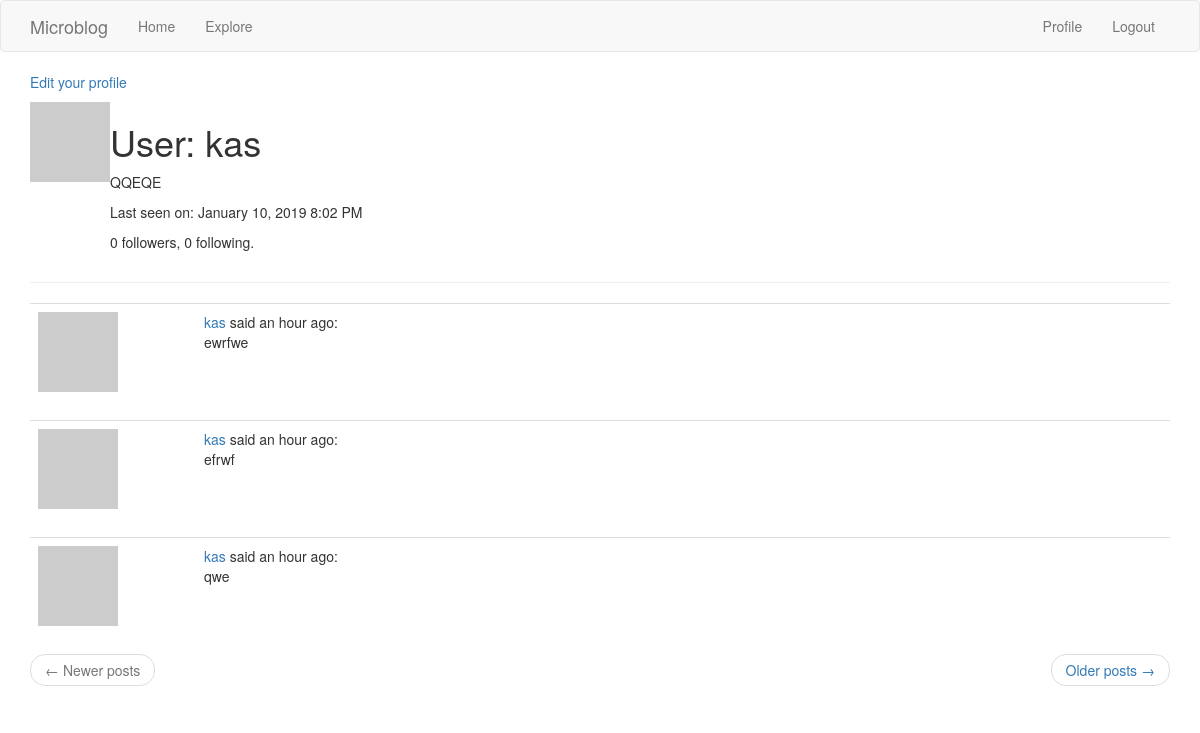
The page /user/kas (signed in) on the database its author committed.
### app_dir/models.py (models this page shows, shortened)
class User(UserMixin, db.Model):
    id = db.Column(db.Integer, primary_key=True)
    username = db.Column(db.String(64), index=True, unique=True)
    email = db.Column(db.String(120), index=True, unique=True)
    password_hash = db.Column(db.String(128))
    posts = db.relationship('Post', backref='author', lazy='dynamic')
    about_me = db.Column(db.String(140))
    last_seen = db.Column(db.DateTime, default=datetime.utcnow)
    followed = db.relationship(
        'User', secondary=followers,
        primaryjoin=(followers.c.follower_id == id),
        secondaryjoin=(followers.c.followed_id == id),
        backref=db.backref('followers', lazy='dynamic'), lazy='dynamic')
    def avatar(self, size):
        digest = md5(self.email.lower().encode('utf-8')).hexdigest()
        return 'https://www.gravatar.com/avatar/{}?d=identicon&s={}'.format(
            digest, size)

class Post(db.Model):
    id = db.Column(db.Integer, primary_key=True)
    body = db.Column(db.String(140))
    timestamp = db.Column(db.DateTime, index=True, default=datetime.utcnow)
    user_id = db.Column(db.Integer, db.ForeignKey('user.id'))

### app_dir/main/routes.py (the view)
@bp.route('/user/<username>')
@login_required
def user(username):
    user = User.query.filter_by(username=username).first_or_404()
    page = request.args.get('page', 1, type=int)
    posts = user.posts.order_by(Post.timestamp.desc()).paginate(
        page, current_app.config['POSTS_PER_PAGE'], False)
    next_url = url_for('main.user', username=user.username, page=posts.next_num) \
        if posts.has_next else None
    prev_url = url_for('main.user', username=user.username, page=posts.prev_num) \
        if posts.has_prev else None
    return render_template('user.html', user=user, posts=posts.items,
                           next_url=next_url, prev_url=prev_url)

### app_dir/main/routes.py (called while the page is built)
@bp.before_app_request
def before_request():
    if current_user.is_authenticated:
        current_user.last_seen = datetime.utcnow()
        db.session.commit()

@bp.before_app_request
def before_request():
    g.locale = str(get_locale())

### app_dir/models.py (called while the page is built)
@login.user_loader
def load_user(id):
    return User.query.get(int(id))

### app_dir/templates/user.html
{% extends "base.html" %}
{% block app_content %}
    <table>
        <tr valign="top">
            <td><img src="{{ user.avatar(128) }}"></td>
            <td>
                <h1>User: {{ user.username }}</h1>
                {% if user.about_me %}<p>{{ user.about_me }}</p>{% endif %}
                {% if user.last_seen %}
                    <p>Last seen on: {{ moment(user.last_seen).format('LLL') }}</p>
                {% endif %}
                <p>{{ user.followers.count() }} followers, {{ user.followed.count() }} following.</p>
            </td>
        </tr>
                {% if user == current_user %}
                    <p><a href="{{ url_for('main.edit_profile') }}">Edit your profile</a></p>
                {% elif not current_user.is_following(user) %}
                    <p><a href="{{ url_for('main.follow', username=user.username) }}">Follow</a></p>
                {% else %}
                    <p><a href="{{ url_for('main.unfollow', username=user.username) }}">Unfollow</a></p>
                {% endif %}
    </table>
    <hr>
    {% for post in posts %}
        {% include '_post.html' %}
    {% endfor %}
    <nav aria-label="...">
        <ul class="pager">
            <li class="previous{% if not prev_url %} disabled{% endif %}">
                <a href="{{ prev_url or '#' }}">
                    <span aria-hidden="true">&larr;</span> Newer posts
                </a>
            </li>
            <li class="next{% if not next_url %} disabled{% endif %}">
                <a href="{{ next_url or '#' }}">
                    Older posts <span aria-hidden="true">&rarr;</span>
                </a>
            </li>
        </ul>
    </nav>
{% endblock %}

### app_dir/templates/_post.html (shortened to what this page needs)
<table class="table table-hover">
    <tr>
        <td width="70px">
            <a href="{{ url_for('main.user', username=post.author.username) }}">
                <img src="{{ post.author.avatar(70) }}" />
            </a>
        </td>
        <td width="70px">
        </td>
        <td>
            {{ _('%(username)s said %(when)s',
                username=user_link, when=moment(post.timestamp).fromNow()) }}:
            <br>
            {{ post.body }}
        </td>
    </tr>
</table>

### rows shown on the page
User: username "kas", about_me "QQEQE", last_seen "January 10, 2019 8:02 PM"
Post: body "ewrfwe"
Post: body "efrwf"
Post: body "qwe"

### other values the page prints
{{ user.followers.count() }} "0"
{{ user.followed.count() }} "0"
